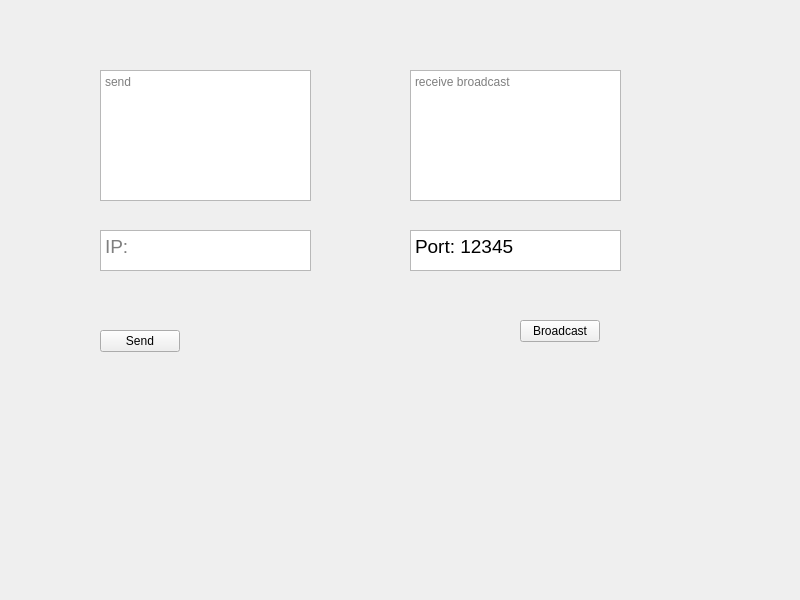
<?xml version="1.0" encoding="UTF-8"?>
<ui version="4.0">
 <class>Widget</class>
 <widget class="QWidget" name="Widget">
  <property name="geometry">
   <rect>
    <x>0</x>
    <y>0</y>
    <width>800</width>
    <height>600</height>
   </rect>
  </property>
  <property name="windowTitle">
   <string>Widget</string>
  </property>
  <widget class="QPushButton" name="broadcastButton">
   <property name="geometry">
    <rect>
     <x>520</x>
     <y>320</y>
     <width>80</width>
     <height>22</height>
    </rect>
   </property>
   <property name="text">
    <string>Broadcast</string>
   </property>
  </widget>
  <widget class="QTextEdit" name="textEditSend">
   <property name="geometry">
    <rect>
     <x>100</x>
     <y>70</y>
     <width>211</width>
     <height>131</height>
    </rect>
   </property>
   <property name="placeholderText">
    <string>send</string>
   </property>
  </widget>
  <widget class="QTextEdit" name="textEditRead">
   <property name="geometry">
    <rect>
     <x>410</x>
     <y>70</y>
     <width>211</width>
     <height>131</height>
    </rect>
   </property>
   <property name="placeholderText">
    <string>receive broadcast</string>
   </property>
  </widget>
  <widget class="QPushButton" name="sendButton">
   <property name="geometry">
    <rect>
     <x>100</x>
     <y>330</y>
     <width>80</width>
     <height>22</height>
    </rect>
   </property>
   <property name="text">
    <string>Send</string>
   </property>
  </widget>
  <widget class="QTextEdit" name="textEditIP">
   <property name="geometry">
    <rect>
     <x>100</x>
     <y>230</y>
     <width>211</width>
     <height>41</height>
    </rect>
   </property>
   <property name="font">
    <font>
     <pointsize>14</pointsize>
    </font>
   </property>
   <property name="placeholderText">
    <string>IP:</string>
   </property>
  </widget>
  <widget class="QTextEdit" name="textEditPort">
   <property name="geometry">
    <rect>
     <x>410</x>
     <y>230</y>
     <width>211</width>
     <height>41</height>
    </rect>
   </property>
   <property name="font">
    <font>
     <pointsize>14</pointsize>
    </font>
   </property>
   <property name="readOnly">
    <bool>true</bool>
   </property>
   <property name="html">
    <string>&lt;!DOCTYPE HTML PUBLIC &quot;-//W3C//DTD HTML 4.0//EN&quot; &quot;http://www.w3.org/TR/REC-html40/strict.dtd&quot;&gt;
&lt;html&gt;&lt;head&gt;&lt;meta name=&quot;qrichtext&quot; content=&quot;1&quot; /&gt;&lt;meta charset=&quot;utf-8&quot; /&gt;&lt;style type=&quot;text/css&quot;&gt;
p, li { white-space: pre-wrap; }
hr { height: 1px; border-width: 0; }
li.unchecked::marker { content: &quot;\2610&quot;; }
li.checked::marker { content: &quot;\2612&quot;; }
&lt;/style&gt;&lt;/head&gt;&lt;body style=&quot; font-family:'Sans Serif'; font-size:14pt; font-weight:400; font-style:normal;&quot;&gt;
&lt;p style=&quot; margin-top:0px; margin-bottom:0px; margin-left:0px; margin-right:0px; -qt-block-indent:0; text-indent:0px;&quot;&gt;Port: 12345&lt;/p&gt;&lt;/body&gt;&lt;/html&gt;</string>
   </property>
   <property name="placeholderText">
    <string/>
   </property>
  </widget>
 </widget>
 <resources/>
 <connections/>
</ui>
